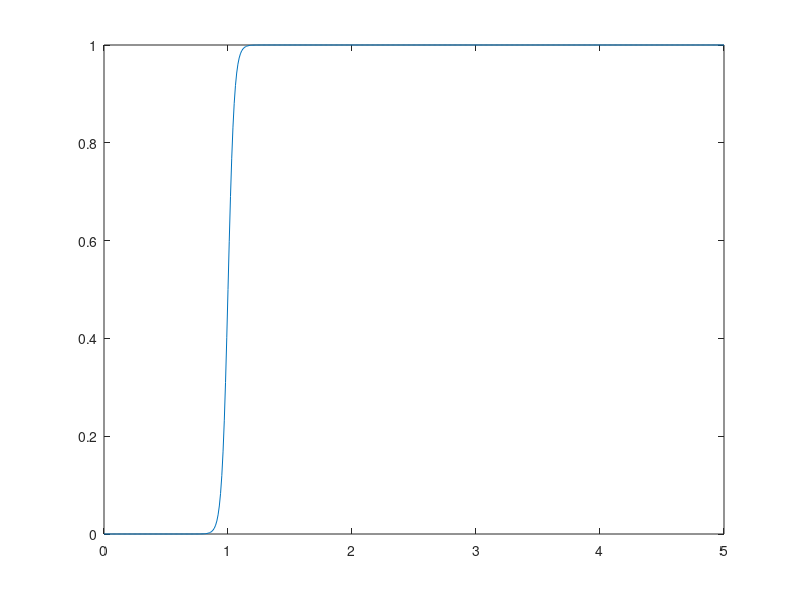
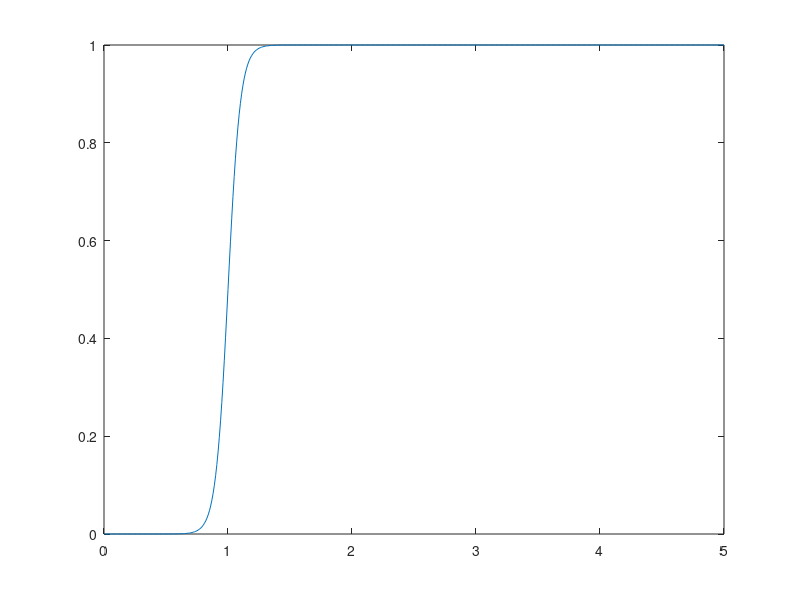

Reproduce these figures in MATLAB, in order.
clear all;
close all;

xx = 0:0.01:5;

sigmoid0 = @(x) (1+tanh(20*(x-1)))/2;
sigmoid1 = @(x) 1./(1+exp(-20*(x-1)));


figure(1);
plot(xx, sigmoid0(xx));

figure(2);
plot(xx, sigmoid1(xx));